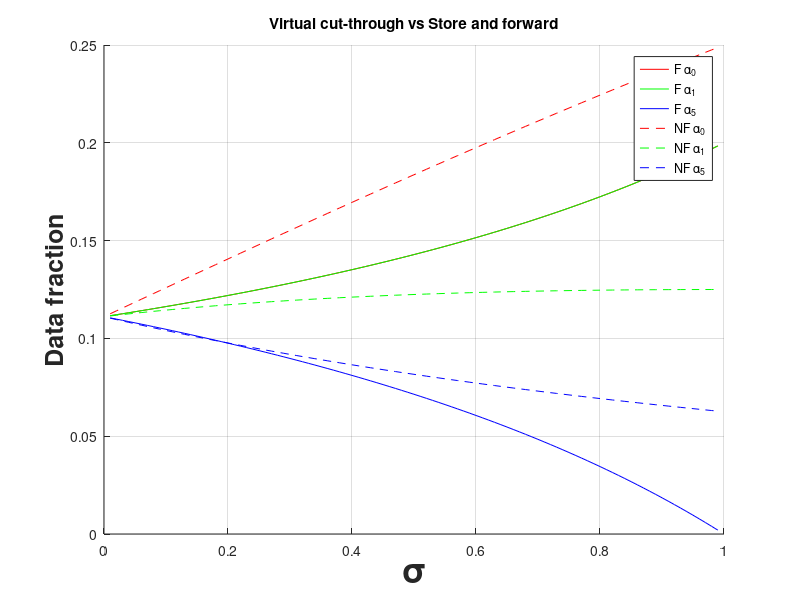

This figure's MATLAB source:
clear
clc
B = [1
    0
    0];

solution = [];
for sigma = 0.01:0.01:0.99
    
    A = [1 4 4 
        1 -1 0
        0 sigma-1 1];
    
    s = [];
    s = A\B;
    s = s';
    solution = [solution;s];
     
end

sigma = [0.01:0.01:0.99];

figure
hold on
plot(sigma,solution(:,1),'r');
plot(sigma,solution(:,2),'g');
plot(sigma,solution(:,3),'b');

B = [1
    0
    0];
solution = [];

for sigma = 0.01:0.01:0.99
    t = sigma + 1;
    t = -t;
    
    z = -sigma;
    
    A = [1 4 4
        1 t 0
        1 z t];
    
    s = [];
    s = A\B;
    s = s';
    solution = [solution;s];
end

sigma = [0.01:0.01:0.99];
grid on

plot(sigma,solution(:,1),'--r');
plot(sigma,solution(:,2),'--g');
plot(sigma,solution(:,3),'--b');

ylabel('Data fraction','fontweight','bold','FontSize',18);
xlabel('\sigma','fontweight','bold','FontSize',25);
title('Virtual cut-through vs Store and forward');
legend('F \alpha_0','F \alpha_1','F \alpha_5','NF \alpha_0','NF \alpha_1','NF \alpha_5');
